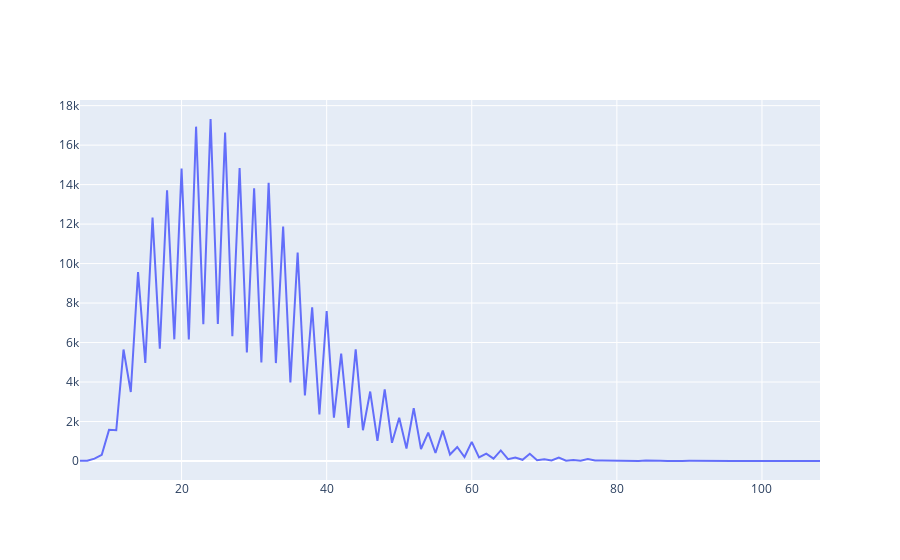

The notebook cell this image was saved under:
### Code cell
import pandas as pd
import plotly.graph_objects as go
from IPython.display import display

out_neg = pd.read_csv('benchmark_out/out_neg.csv')
out = pd.read_csv('benchmark_out/out.csv')

def graphDataQuality(table, x_name='formulaSize'):
    xs = table[x_name].unique()
    xs.sort()
    xs = list(range(xs[0], xs[-1]+1))

    countsPerSize = [len(table[table[x_name]==x]) for x in xs ]
    fig = go.Figure(go.Scatter(x=xs, y=countsPerSize, name="formulas count"))
    fig.show()

# display(out_neg.describe())
# display(out.describe())

graphDataQuality(out_neg)

### Figure 1 — Plotly figure (JSON) as saved in the notebook; plotly's stock layout.template omitted (floating-point values rounded to 4 significant figures)
{"data": [{"name": "formulas count", "type": "scatter", "x": [6, 7, 8, 9, 10, 11, 12, 13, 14, 15, 16, 17, 18, 19, 20, 21, 22, 23, 24, 25, 26, 27, 28, 29, 30, 31, 32, 33, 34, 35, 36, 37, 38, 39, 40, 41, 42, 43, 44, 45, 46, 47, 48, 49, 50, 51, 52, 53, 54, 55, 56, 57, 58, 59, 60, 61, 62, 63, 64, 65, 66, 67, 68, 69, 70, 71, 72, 73, 74, 75, 76, 77, 78, 79, 80, 81, 82, 83, 84, 85, 86, 87, 88, 89, 90, 91, 92, 93, 94, 95, 96, 97, 98, 99, 100, 101, 102, 103, 104, 105, 106, 107, 108], "y": [9, 9, 121, 315, 1577, 1555, 5647, 3493, 9566, 4965, 12330, 5691, 13715, 6163, 14818, 6153, 16936, 6932, 17324, 6938, 16634, 6315, 14846, 5500, 13811, 4989, 14089, 4960, 11871, 3981, 10560, 3316, 7779, 2358, 7594, 2192, 5440, 1671, 5654, 1560, 3519, 1016, 3632, 921, 2190, 633, 2678, 607, 1441, 403, 1537, 327, 710, 203, 968, 181, 376, 122, 536, 93, 177, 63, 368, 43, 91, 23, 169, 15, 45, 18, 100, 21, 28, 16, 33, 7, 12, 6, 29, 3, 12, 4, 19, 3, 8, 1, 10, 0, 0, 0, 3, 0, 3, 0, 0, 0, 0, 1, 0, 0, 0, 0, 1]}], "layout": {}}
